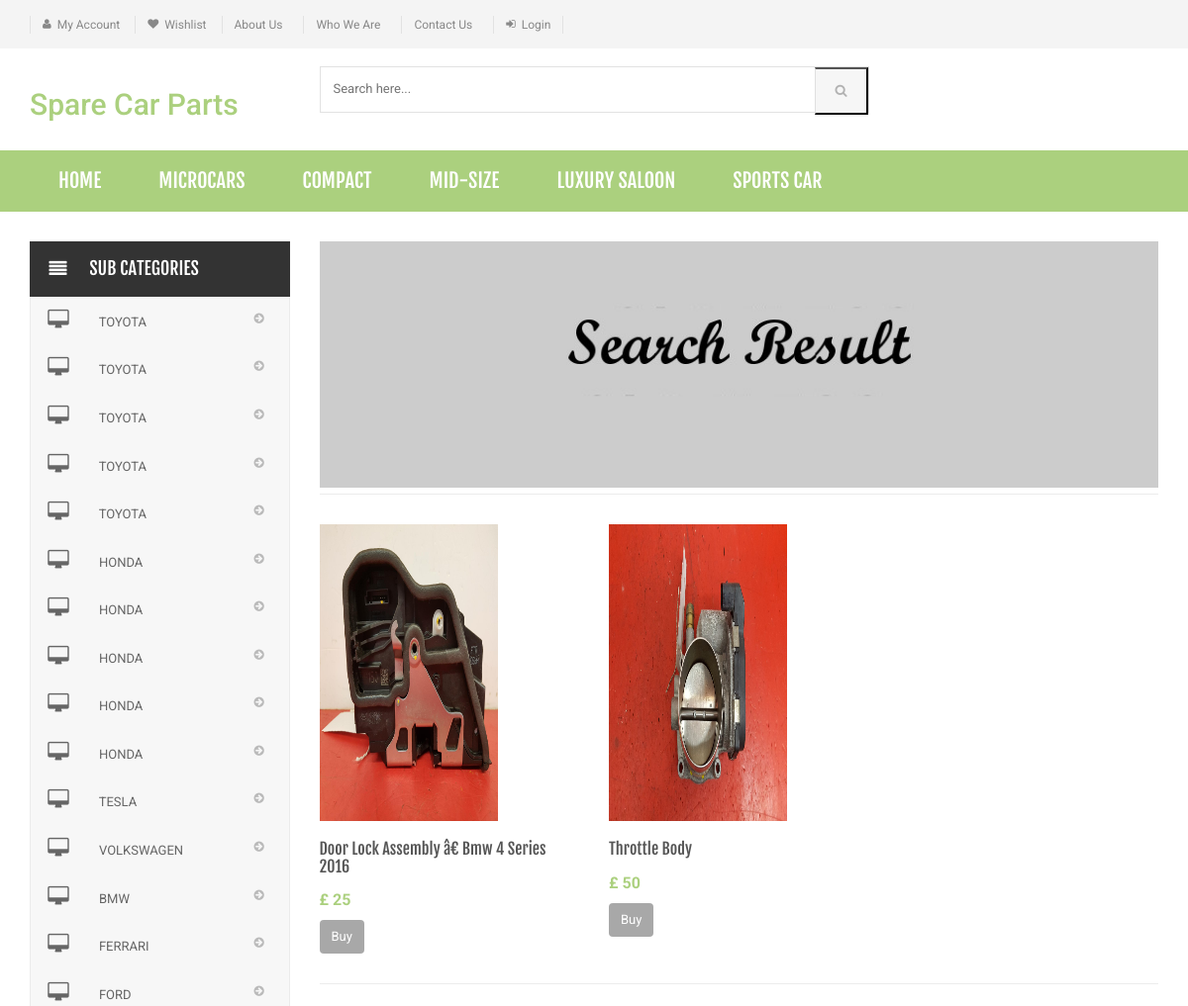
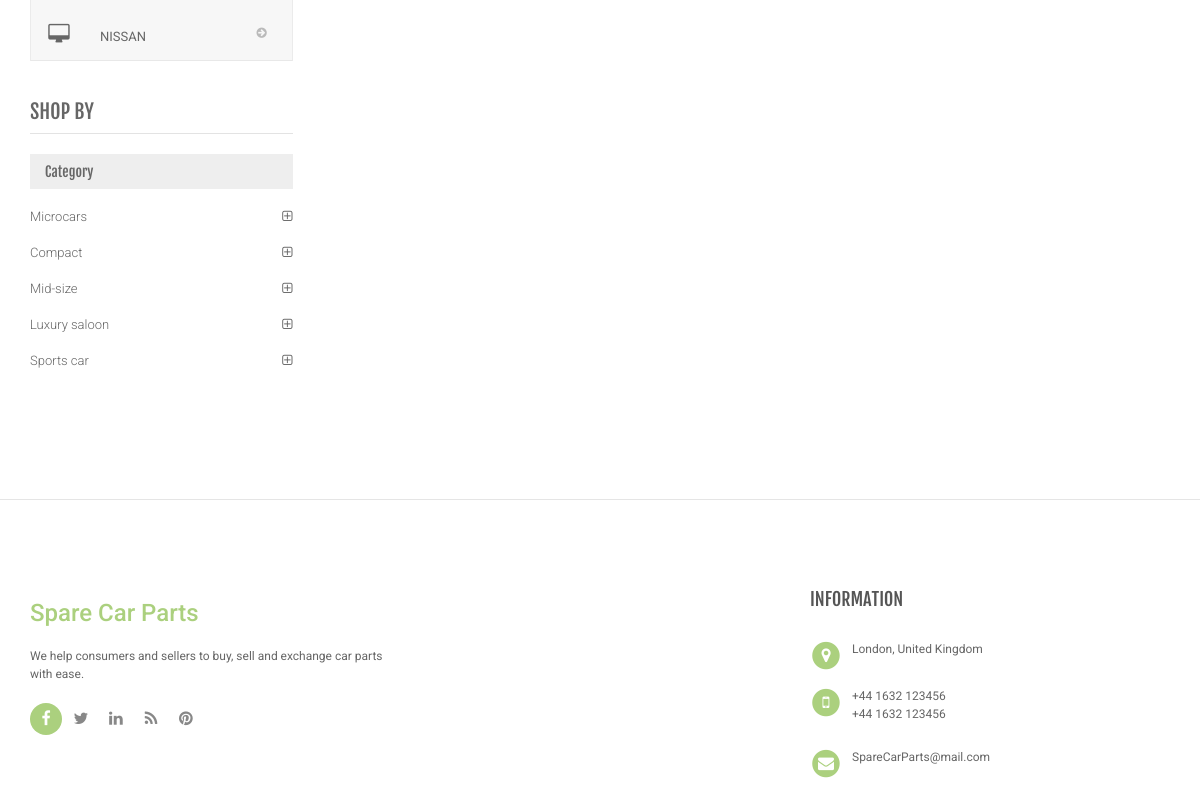
Screenshot of /search-result.php with the database file from the repository (2 pictures, top to bottom).
### tables this page shows
CREATE TABLE `category` (
  `id` int(11) NOT NULL,
  `categoryName` varchar(255) DEFAULT NULL,
  `categoryDescription` longtext,
  `creationDate` timestamp NOT NULL DEFAULT CURRENT_TIMESTAMP,
  `updationDate` varchar(255) DEFAULT NULL
);

CREATE TABLE `subcategory` (
  `id` int(11) NOT NULL,
  `categoryid` int(11) DEFAULT NULL,
  `subcategory` varchar(255) DEFAULT NULL,
  `creationDate` timestamp NULL DEFAULT CURRENT_TIMESTAMP,
  `updationDate` varchar(255) DEFAULT NULL
);

CREATE TABLE `products` (
  `id` int(11) NOT NULL,
  `productName` varchar(255) DEFAULT NULL,
  `productCompany` varchar(255) DEFAULT NULL,
  `productPrice` int(11) DEFAULT NULL,
  `productDescription` longtext,
  `productImage1` varchar(255) DEFAULT NULL,
  `productImage2` varchar(255) DEFAULT NULL,
  `productImage3` varchar(255) DEFAULT NULL,
  `category` int(11) NOT NULL,
  `subCategory` int(11) DEFAULT NULL,
  `userId` int(11) NOT NULL,
  `productAvailability` varchar(255) DEFAULT NULL,
  `postingDate` timestamp NULL DEFAULT CURRENT_TIMESTAMP,
  `sale_status` varchar(50) DEFAULT NULL,
  `updationDate` varchar(255) DEFAULT NULL,
  `status` varchar(100) NOT NULL DEFAULT 'active'
);

### search-result.php (the view, shortened to what this page needs)
<?php
include 'includes/config.php';
$find = "%{$_POST['product']}%";
?>
<!DOCTYPE html>
<html lang="en">
<head>
	<?php include('includes/header-files-css.php');?>
</head>
<body class="cnt-home">
    <header class="header-style-1">
        <?php include 'includes/top-header.php';?>
        <?php include 'includes/main-header.php';?>
        <?php include 'includes/menu-bar.php';?>
    </header>
    <div class="body-content outer-top-xs">
        <div class='container'>
            <div class='row outer-bottom-sm'>
                <div class='col-md-3 sidebar'>
                    <div class="side-menu animate-dropdown outer-bottom-xs">
                        <div class="side-menu animate-dropdown outer-bottom-xs">
                            <div class="head"><i class="icon fa fa-align-justify fa-fw"></i>Sub Categories</div>
                            <nav class="yamm megamenu-horizontal" role="navigation">
                                <ul class="nav">
                                    <li class="dropdown menu-item">
                                        <?php $sql = mysqli_query($con, "select id,subcategory  from subcategory");
while ($row = mysqli_fetch_array($sql)) {
    ?>
                                        <a href="sub-category.php?scid=<?php echo $row['id']; ?>"
                                            class="dropdown-toggle"><i class="icon fa fa-desktop fa-fw"></i>
                                            <?php echo $row['subcategory']; ?></a>
                                        <?php }?>
                                    </li>
                                </ul>
                            </nav>
                        </div>
                    </div>
                    <div class="sidebar-module-container">
                        <h3 class="section-title">shop by</h3>
                        <div class="sidebar-filter">
                            <div class="sidebar-widget wow fadeInUp outer-bottom-xs ">
                                <div class="widget-header m-t-20">
                                    <h4 class="widget-title">Category</h4>
                                </div>
                                <div class="sidebar-widget-body m-t-10">
                                    <?php $sql = mysqli_query($con, "select id,categoryName  from category");
while ($row = mysqli_fetch_array($sql)) {
    ?>
                                    <div class="accordion">
                                        <div class="accordion-group">
                                            <div class="accordion-heading">
                                                <a href="category.php?cid=<?php echo $row['id']; ?>"
                                                    class="accordion-toggle collapsed">
                                                    <?php echo $row['categoryName']; ?>
                                                </a>
                                            </div>
                                        </div>
                                    </div>
                                    <?php }?>
                                </div>
                            </div>
                        </div>
                    </div>
                </div>
                <div class='col-md-9'>
                    <div id="category" class="category-carousel hidden-xs">
                        <div class="item">
                            <div class="image">
                                <img src="assets/images/banners/cat-banner-3.jpg" alt="" class="img-responsive">
                            </div>
                        </div>
                    </div>
                    <div class="search-result-container">
                        <div id="myTabContent" class="tab-content">
                            <div class="tab-pane active " id="grid-container">
                                <div class="category-product  inner-top-vs">
                                    <div class="row">
                                        <?php
$ret = mysqli_query($con, "select * from products where productName like '$find'");
$num = mysqli_num_rows($ret);
if ($num > 0) {
    while ($row = mysqli_fetch_array($ret)) {?>
                                        <div class="col-sm-6 col-md-4 wow fadeInUp">
                                            <div class="products">
                                                <div class="product">
                                                    <div class="product-image">
                                                        <div class="image">
                                                            <a
                                                                href="product-details.php?pid=<?php echo htmlentities($row['id']);?>">
                                                                <img src="productimages/<?php echo htmlentities($row['id']);?>/<?php echo htmlentities($row['productImage1']);?>"
                                                                    data-echo="productimages/<?php echo htmlentities($row['id']);?>/<?php echo htmlentities($row['productImage1']);?>"
                                                                    width="180" height="300" alt=""></a>
                                                        </div>
                                                    </div>
                                                    <div class="product-info text-left">
                                                        <h3 class="name"><a
                                                                href="product-details.php?pid=<?php echo htmlentities($row['id']); ?>"><?php echo htmlentities($row['productName']); ?></a>
                                                        </h3>
                                                        <div class="product-price">
                                                            <span class="price">
                                                            £ <?php echo htmlentities($row['productPrice']); ?>
                                                            </span>
                                                        </div>
                                                    </div>
                                                    <div class="cart clearfix animate-effect">
                                                        <div class="action">
                                                            <ul class="list-unstyled">
                                                                <li class="add-cart-button btn-group">
                                                                    <?php if ($row['productAvailability'] == 'In Stock') {?>
                                                                    <a
                                                                        href="product-details.php?pid=<?php echo htmlentities($row['id']); ?>">
                                                                        <button class="btn btn-primary"
                                                                            type="button">Buy</button></a>
                                                                    <?php } else {?>
                                                                    <div class="action" style="color:red">Out of Stock
                                                                    </div>
                                                                    <?php }?>
                                                                </li>
                                                            </ul>
                                                        </div>
                                                    </div>
                                                </div>
                                            </div>
                                        </div>
                                        <?php }} else {?>
                                        <div class="col-sm-6 col-md-4 wow fadeInUp">
                                            <h3>No Product Found</h3>
                                        </div>
                                        <?php }?>
                                    </div>
                                </div>
                            </div>
                        </div>
                    </div>
                </div>
            </div>
        </div>
    </div>
    <?php include 'includes/footer.php';?>
</body>
</html>

### includes/menu-bar.php (shortened to what this page needs)
<div class="header-nav animate-dropdown">
    <div class="container">
        <div class="yamm navbar navbar-default" role="navigation">
            <div class="nav-bg-class">
                <div class="navbar-collapse collapse" id="mc-horizontal-menu-collapse">
                    <div class="nav-outer">
                        <ul class="nav navbar-nav">
                            <li class="dropdown yamm-fw">
                                <a href="index.php" data-hover="dropdown" class="dropdown-toggle">Home</a>
                            </li>
                            <?php $sql=mysqli_query($con,"select id,categoryName  from category limit 6");
while($row=mysqli_fetch_array($sql))
{
    ?>
                            <li class="dropdown yamm">
                                <a href="category.php?cid=<?php echo $row['id'];?>">
                                    <?php echo $row['categoryName'];?></a>
                            </li>
                            <?php } ?>
                        </ul>
                        <div class="clearfix"></div>
                    </div>
                </div>
            </div>
        </div>
    </div>
</div>

### rows the page displays
category: categoryName "MICROCARS", categoryName "Microcars"
category: categoryName "COMPACT", categoryName "Compact"
category: categoryName "MID-SIZE", categoryName "Mid-size"
category: categoryName "LUXURY SALOON", categoryName "Luxury saloon"
category: categoryName "SPORTS CAR", categoryName "Sports car"
subcategory: subcategory "TOYOTA"
subcategory: subcategory "TOYOTA"
subcategory: subcategory "TOYOTA"
subcategory: subcategory "TOYOTA"
subcategory: subcategory "TOYOTA"
subcategory: subcategory "HONDA"
subcategory: subcategory "HONDA"
subcategory: subcategory "HONDA"
subcategory: subcategory "HONDA"
subcategory: subcategory "HONDA"
subcategory: subcategory "TESLA"
subcategory: subcategory "VOLKSWAGEN"
subcategory: subcategory "BMW"
subcategory: subcategory "FERRARI"
subcategory: subcategory "FORD"
subcategory: subcategory "NISSAN"
products: productImage1 (picture), productName "Door Lock Assembly â€ Bmw 4 Series 2016", productPrice "25"
products: productImage1 (picture), productName "Throttle Body", productPrice "50"
